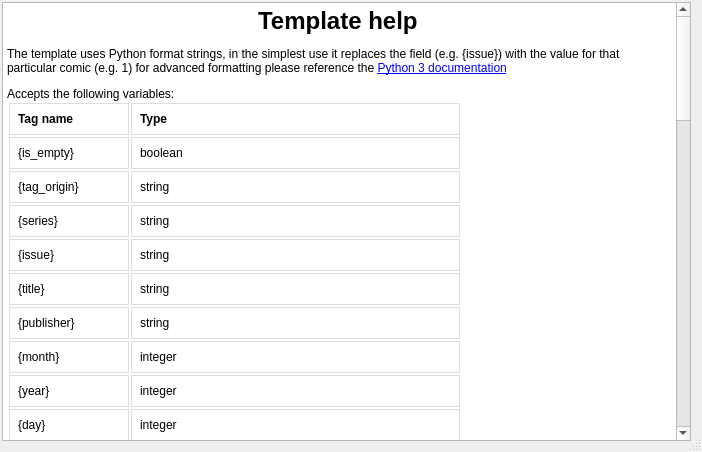
<?xml version="1.0" encoding="UTF-8"?>
<ui version="4.0">
 <class>Dialog</class>
 <widget class="QDialog" name="Dialog">
  <property name="geometry">
   <rect>
    <x>0</x>
    <y>0</y>
    <width>702</width>
    <height>452</height>
   </rect>
  </property>
  <property name="windowTitle">
   <string>Template Help</string>
  </property>
  <property name="sizeGripEnabled">
   <bool>true</bool>
  </property>
  <layout class="QVBoxLayout" name="verticalLayout">
   <property name="spacing">
    <number>0</number>
   </property>
   <property name="leftMargin">
    <number>2</number>
   </property>
   <property name="topMargin">
    <number>2</number>
   </property>
   <item>
    <widget class="QTextBrowser" name="textEdit">
     <property name="readOnly">
      <bool>true</bool>
     </property>
     <property name="html">
      <string>&lt;html&gt;
	&lt;head&gt;
     &lt;style&gt;
table {
  font-family: arial, sans-serif;
  border-collapse: collapse;
  width: 100%;
}

td, th {
  border: 1px solid #dddddd;
  text-align: left;
  padding: 8px;
}

tr:nth-child(even) {
  background-color: #dddddd;
}
&lt;/style&gt;
     &lt;/head&gt;
	&lt;body&gt;
		&lt;h1 style="text-align: center"&gt;Template help&lt;/h1&gt;
		&lt;p&gt;The template uses Python format strings, in the simplest use it replaces the field (e.g. {issue}) with the value for that particular comic (e.g. 1) for advanced formatting please reference the

			&lt;a href="https://docs.python.org/3/library/string.html#format-string-syntax"&gt;Python 3 documentation&lt;/a&gt;&lt;/p&gt;
		Accepts the following variables:
&lt;table&gt;
     &lt;tr&gt;
          &lt;th&gt;Tag name&lt;/th&gt;
          &lt;th&gt;Type&lt;/th&gt;
     &lt;/tr&gt;
     &lt;tr&gt;&lt;td&gt;{is_empty}&lt;/td&gt;&lt;td&gt;boolean&lt;/td&gt;&lt;/tr&gt;
     &lt;tr&gt;&lt;td&gt;{tag_origin}&lt;/td&gt;&lt;td&gt;string&lt;/td&gt;&lt;/tr&gt;
     &lt;tr&gt;&lt;td&gt;{series}&lt;/td&gt;&lt;td&gt;string&lt;/td&gt;&lt;/tr&gt;
     &lt;tr&gt;&lt;td&gt;{issue}&lt;/td&gt;&lt;td&gt;string&lt;/td&gt;&lt;/tr&gt;
     &lt;tr&gt;&lt;td&gt;{title}&lt;/td&gt;&lt;td&gt;string&lt;/td&gt;&lt;/tr&gt;
     &lt;tr&gt;&lt;td&gt;{publisher}&lt;/td&gt;&lt;td&gt;string&lt;/td&gt;&lt;/tr&gt;
     &lt;tr&gt;&lt;td&gt;{month}&lt;/td&gt;&lt;td&gt;integer&lt;/td&gt;&lt;/tr&gt;
     &lt;tr&gt;&lt;td&gt;{year}&lt;/td&gt;&lt;td&gt;integer&lt;/td&gt;&lt;/tr&gt;
     &lt;tr&gt;&lt;td&gt;{day}&lt;/td&gt;&lt;td&gt;integer&lt;/td&gt;&lt;/tr&gt;
     &lt;tr&gt;&lt;td&gt;{issue_count}&lt;/td&gt;&lt;td&gt;integer&lt;/td&gt;&lt;/tr&gt;
     &lt;tr&gt;&lt;td&gt;{volume}&lt;/td&gt;&lt;td&gt;integer&lt;/td&gt;&lt;/tr&gt;
     &lt;tr&gt;&lt;td&gt;{genre}&lt;/td&gt;&lt;td&gt;string&lt;/td&gt;&lt;/tr&gt;
     &lt;tr&gt;&lt;td&gt;{language}&lt;/td&gt;&lt;td&gt;string&lt;/td&gt;&lt;/tr&gt;
     &lt;tr&gt;&lt;td&gt;{comments}&lt;/td&gt;&lt;td&gt;string&lt;/td&gt;&lt;/tr&gt;
     &lt;tr&gt;&lt;td&gt;{volume_count}&lt;/td&gt;&lt;td&gt;integer&lt;/td&gt;&lt;/tr&gt;
     &lt;tr&gt;&lt;td&gt;{critical_rating}&lt;/td&gt;&lt;td&gt;string&lt;/td&gt;&lt;/tr&gt;
     &lt;tr&gt;&lt;td&gt;{country}&lt;/td&gt;&lt;td&gt;string&lt;/td&gt;&lt;/tr&gt;
     &lt;tr&gt;&lt;td&gt;{alternate_series}&lt;/td&gt;&lt;td&gt;string&lt;/td&gt;&lt;/tr&gt;
     &lt;tr&gt;&lt;td&gt;{alternate_number}&lt;/td&gt;&lt;td&gt;string&lt;/td&gt;&lt;/tr&gt;
     &lt;tr&gt;&lt;td&gt;{alternate_count}&lt;/td&gt;&lt;td&gt;integer&lt;/td&gt;&lt;/tr&gt;
     &lt;tr&gt;&lt;td&gt;{imprint}&lt;/td&gt;&lt;td&gt;string&lt;/td&gt;&lt;/tr&gt;
     &lt;tr&gt;&lt;td&gt;{notes}&lt;/td&gt;&lt;td&gt;string&lt;/td&gt;&lt;/tr&gt;
     &lt;tr&gt;&lt;td&gt;{web_link}&lt;/td&gt;&lt;td&gt;string&lt;/td&gt;&lt;/tr&gt;
     &lt;tr&gt;&lt;td&gt;{format}&lt;/td&gt;&lt;td&gt;string&lt;/td&gt;&lt;/tr&gt;
     &lt;tr&gt;&lt;td&gt;{manga}&lt;/td&gt;&lt;td&gt;string&lt;/td&gt;&lt;/tr&gt;
     &lt;tr&gt;&lt;td&gt;{black_and_white}&lt;/td&gt;&lt;td&gt;boolean&lt;/td&gt;&lt;/tr&gt;
     &lt;tr&gt;&lt;td&gt;{page_count}&lt;/td&gt;&lt;td&gt;integer&lt;/td&gt;&lt;/tr&gt;
     &lt;tr&gt;&lt;td&gt;{maturity_rating}&lt;/td&gt;&lt;td&gt;string&lt;/td&gt;&lt;/tr&gt;
     &lt;tr&gt;&lt;td&gt;{story_arc}&lt;/td&gt;&lt;td&gt;string&lt;/td&gt;&lt;/tr&gt;
     &lt;tr&gt;&lt;td&gt;{series_group}&lt;/td&gt;&lt;td&gt;string&lt;/td&gt;&lt;/tr&gt;
     &lt;tr&gt;&lt;td&gt;{scan_info}&lt;/td&gt;&lt;td&gt;string&lt;/td&gt;&lt;/tr&gt;
     &lt;tr&gt;&lt;td&gt;{characters}&lt;/td&gt;&lt;td&gt;string&lt;/td&gt;&lt;/tr&gt;
     &lt;tr&gt;&lt;td&gt;{teams}&lt;/td&gt;&lt;td&gt;string&lt;/td&gt;&lt;/tr&gt;
     &lt;tr&gt;&lt;td&gt;{locations}&lt;/td&gt;&lt;td&gt;string&lt;/td&gt;&lt;/tr&gt;
     &lt;tr&gt;&lt;td&gt;{credits}&lt;/td&gt;&lt;td&gt;list of dict({&apos;role&apos;: string, &apos;person&apos;: string, &apos;primary&apos;: boolean})&lt;/td&gt;&lt;/tr&gt;
     &lt;tr&gt;&lt;td&gt;{tags}&lt;/td&gt;&lt;td&gt;list of str&lt;/td&gt;&lt;/tr&gt;
     &lt;tr&gt;&lt;td&gt;{pages}&lt;/td&gt;&lt;td&gt;list of dict({&apos;Image&apos;: string(int), &apos;Type&apos;: string})&lt;/td&gt;&lt;/tr&gt;
     &lt;tr&gt;&lt;td&gt;{price}&lt;/td&gt;&lt;td&gt;float&lt;/td&gt;&lt;/tr&gt;
     &lt;tr&gt;&lt;td&gt;{is_version_of}&lt;/td&gt;&lt;td&gt;string&lt;/td&gt;&lt;/tr&gt;
     &lt;tr&gt;&lt;td&gt;{rights}&lt;/td&gt;&lt;td&gt;string&lt;/td&gt;&lt;/tr&gt;
     &lt;tr&gt;&lt;td&gt;{identifier}&lt;/td&gt;&lt;td&gt;string&lt;/td&gt;&lt;/tr&gt;
     &lt;tr&gt;&lt;td&gt;{last_mark}&lt;/td&gt;&lt;td&gt;string&lt;/td&gt;&lt;/tr&gt;
     &lt;tr&gt;&lt;td&gt;{cover_image}&lt;/td&gt;&lt;td&gt;string&lt;/td&gt;&lt;/tr&gt;
&lt;/table&gt;
&lt;pre&gt;
Examples:

{series} {issue} ({year})
Spider-Geddon 1 (2018)

{series} #{issue} - {title}
Spider-Geddon #1 - New Players; Check In

&lt;/pre&gt;
	&lt;/body&gt;
&lt;/html&gt;</string></property>
     <property name="textInteractionFlags">
      <set>Qt::TextBrowserInteraction</set>
     </property>
     <property name="openExternalLinks" stdset="0">
      <bool>true</bool>
     </property>
    </widget>
   </item>
  </layout>
 </widget>
 <resources/>
 <connections/>
</ui>
